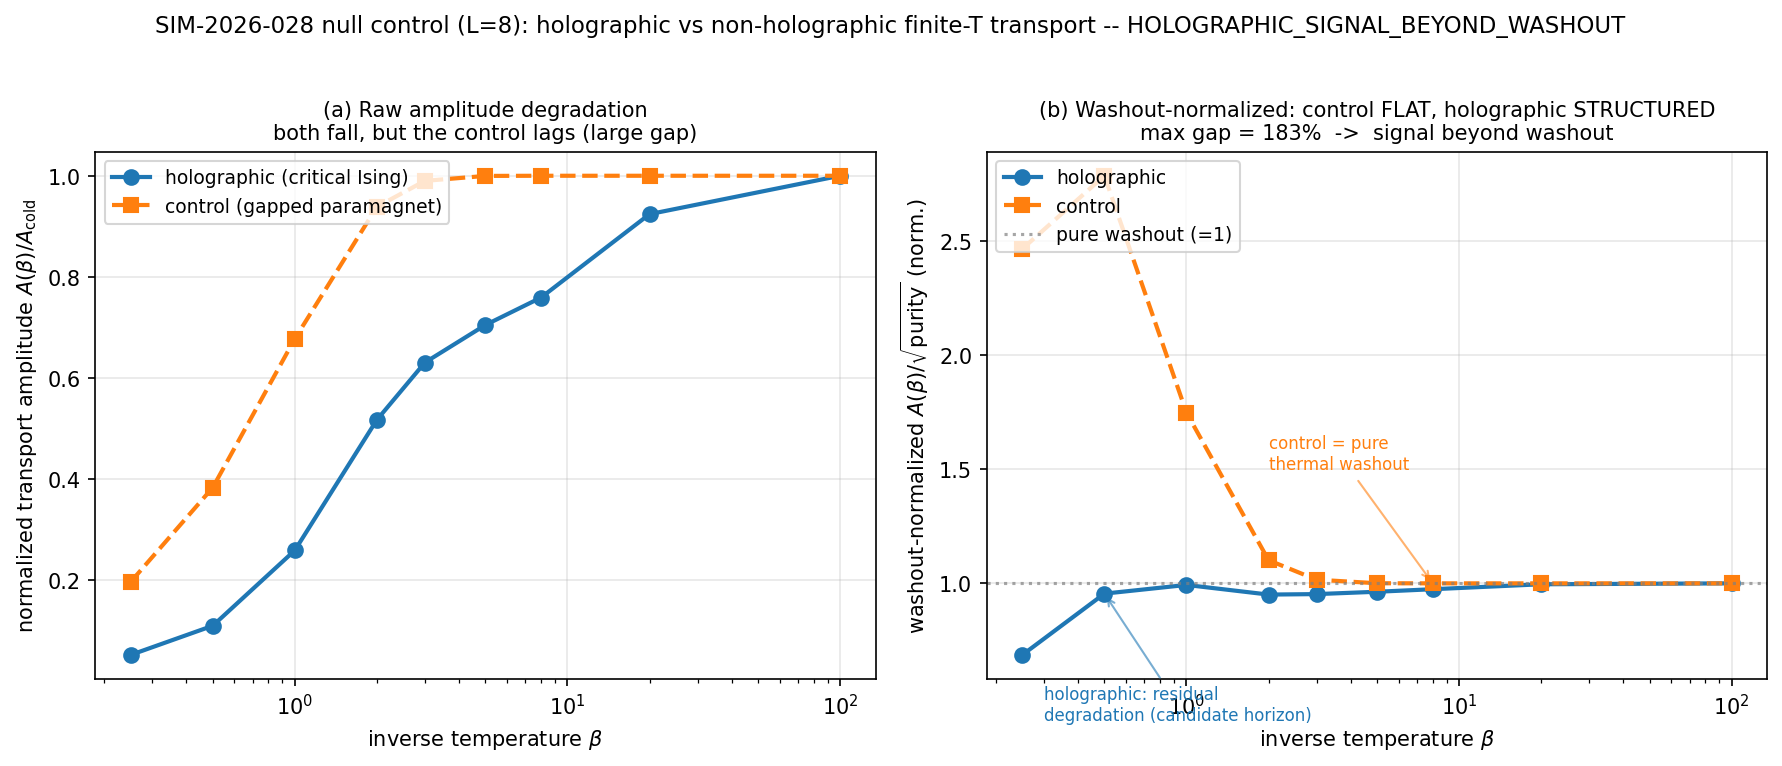

Write Python code to recreate this figure.
"""
Figure 8: Null control -- holographic vs non-holographic finite-T transport amplitude
(SIM-2026-028, supporting HYP-2026-024 / SIM-2026-027).

Two panels:
  (a) Normalized A(beta)/A(cold) for the holographic (Wang-He critical Ising) boundary
      vs the non-holographic gapped paramagnet control. The control stays near 1 until
      its (large) gap is thermally bridged; the holographic case degrades earlier and
      further.
  (b) WASHOUT-NORMALIZED A(beta)/sqrt(purity), normalized to cold. The control is FLAT
      (~1.0): its amplitude drop is entirely generic decoherence. The holographic case
      is STRUCTURED: residual degradation beyond purity loss = candidate horizon signal.

Consumes SIM-2026-028.json. Saves figure8_null_control.png/pdf.
"""
import json
import numpy as np
import matplotlib
matplotlib.use("Agg")
import matplotlib.pyplot as plt

JSON_PATH = "D:/quantum-worldline/research/data/simulations/SIM-2026-028.json"


def main():
    with open(JSON_PATH) as f:
        sim = json.load(f)
    res = sim["results"]
    c = res["normalized_curves"]
    beta = np.array(c["beta"])
    holo = np.array(c["holo_A_norm"])
    ctrl = np.array(c["control_A_norm"])
    holo_wn = np.array(c["holo_A_washout_norm"])
    ctrl_wn = np.array(c["control_A_washout_norm"])

    fig, (ax1, ax2) = plt.subplots(1, 2, figsize=(12, 5))

    ax1.semilogx(beta, holo, "o-", color="#1f77b4", lw=2, ms=7,
                 label="holographic (critical Ising)")
    ax1.semilogx(beta, ctrl, "s--", color="#ff7f0e", lw=2, ms=7,
                 label="control (gapped paramagnet)")
    ax1.set_xlabel(r"inverse temperature $\beta$")
    ax1.set_ylabel(r"normalized transport amplitude $A(\beta)/A_{\rm cold}$")
    ax1.set_title("(a) Raw amplitude degradation\nboth fall, but the control lags (large gap)",
                  fontsize=10)
    ax1.legend(fontsize=9, loc="upper left")
    ax1.grid(alpha=0.3)

    ax2.semilogx(beta, holo_wn, "o-", color="#1f77b4", lw=2, ms=7,
                 label="holographic")
    ax2.semilogx(beta, ctrl_wn, "s--", color="#ff7f0e", lw=2, ms=7,
                 label="control")
    ax2.axhline(1.0, ls=":", color="gray", alpha=0.7, label="pure washout (=1)")
    ax2.set_xlabel(r"inverse temperature $\beta$")
    ax2.set_ylabel(r"washout-normalized $A(\beta)/\sqrt{\rm purity}$ (norm.)")
    gapw = res.get("max_gap_washout_normalized")
    ax2.set_title(f"(b) Washout-normalized: control FLAT, holographic STRUCTURED\n"
                  f"max gap = {gapw*100:.0f}%  ->  signal beyond washout", fontsize=10)
    ax2.legend(fontsize=9, loc="upper left")
    ax2.grid(alpha=0.3)
    ax2.annotate("control = pure\nthermal washout", xy=(8, 1.0), xytext=(2, 1.5),
                 fontsize=8, color="#ff7f0e",
                 arrowprops=dict(arrowstyle="->", color="#ff7f0e", alpha=0.6))
    ax2.annotate("holographic: residual\ndegradation (candidate horizon)",
                 xy=(0.5, holo_wn[np.argmin(np.abs(beta - 0.5))]), xytext=(0.3, 0.4),
                 fontsize=8, color="#1f77b4",
                 arrowprops=dict(arrowstyle="->", color="#1f77b4", alpha=0.6))

    verdict = res.get("verdict", "")
    fig.suptitle(f"SIM-2026-028 null control (L=8): holographic vs non-holographic "
                 f"finite-T transport -- {verdict}", fontsize=11, y=1.02)
    fig.tight_layout()
    for ext in ("png", "pdf"):
        fig.savefig(f"D:/quantum-worldline/research/data/simulations/figure8_null_control.{ext}",
                    dpi=150, bbox_inches="tight")
    print("Saved figure8_null_control.png/pdf")
    print(f"Verdict: {verdict}")


if __name__ == "__main__":
    main()
